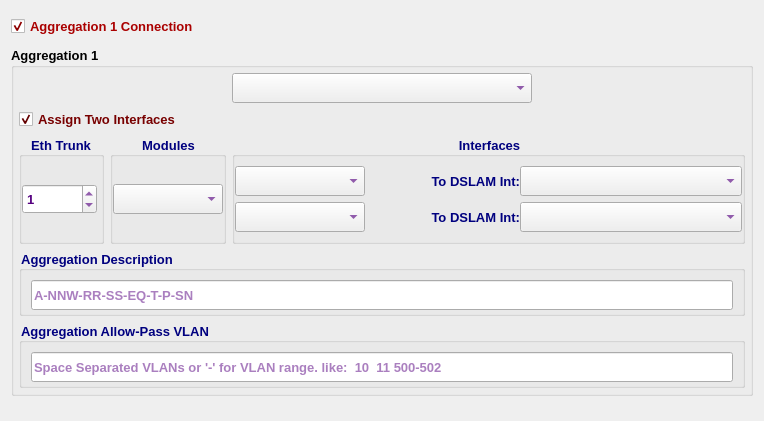
         <widget class="QWidget" name="scrollAreaWidgetContents_2">
          <property name="geometry">
           <rect>
            <x>0</x>
            <y>0</y>
            <width>764</width>
            <height>421</height>
           </rect>
          </property>
          <layout class="QVBoxLayout" name="verticalLayout_5">
           <item>
            <widget class="QCheckBox" name="agg1ConnCB">
             <property name="minimumSize">
              <size>
               <width>0</width>
               <height>30</height>
              </size>
             </property>
             <property name="maximumSize">
              <size>
               <width>16777215</width>
               <height>30</height>
              </size>
             </property>
             <property name="font">
              <font>
               <family>Tahoma</family>
               <pointsize>10</pointsize>
               <weight>75</weight>
               <bold>true</bold>
              </font>
             </property>
             <property name="styleSheet">
              <string notr="true">color: rgb(170, 0, 0);</string>
             </property>
             <property name="text">
              <string>Aggregation 1 Connection </string>
             </property>
             <property name="checked">
              <bool>true</bool>
             </property>
            </widget>
           </item>
           <item>
            <widget class="QGroupBox" name="agg1GB">
             <property name="sizePolicy">
              <sizepolicy hsizetype="Expanding" vsizetype="Preferred">
               <horstretch>0</horstretch>
               <verstretch>0</verstretch>
              </sizepolicy>
             </property>
             <property name="minimumSize">
              <size>
               <width>0</width>
               <height>0</height>
              </size>
             </property>
             <property name="maximumSize">
              <size>
               <width>16777215</width>
               <height>800</height>
              </size>
             </property>
             <property name="font">
              <font>
               <family>Tahoma</family>
               <pointsize>10</pointsize>
               <weight>75</weight>
               <bold>true</bold>
              </font>
             </property>
             <property name="title">
              <string>Aggregation 1 </string>
             </property>
             <layout class="QVBoxLayout" name="verticalLayout_3">
              <property name="leftMargin">
               <number>5</number>
              </property>
              <property name="topMargin">
               <number>5</number>
              </property>
              <property name="rightMargin">
               <number>5</number>
              </property>
              <property name="bottomMargin">
               <number>5</number>
              </property>
              <item>
               <layout class="QHBoxLayout" name="horizontalLayout_9">
                <item>
                 <spacer name="horizontalSpacer_6">
                  <property name="font">
                   <font>
                    <family>Tahoma</family>
                    <pointsize>10</pointsize>
                   </font>
                  </property>
                  <property name="orientation">
                   <enum>Qt::Horizontal</enum>
                  </property>
                  <property name="sizeHint" stdset="0">
                   <size>
                    <width>40</width>
                    <height>20</height>
                   </size>
                  </property>
                 </spacer>
                </item>
                <item>
                 <widget class="QComboBox" name="agg1CB">
                  <property name="minimumSize">
                   <size>
                    <width>300</width>
                    <height>30</height>
                   </size>
                  </property>
                  <property name="maximumSize">
                   <size>
                    <width>300</width>
                    <height>30</height>
                   </size>
                  </property>
                  <property name="font">
                   <font>
                    <family>Tahoma</family>
                    <pointsize>10</pointsize>
                    <weight>75</weight>
                    <bold>true</bold>
                   </font>
                  </property>
                  <property name="styleSheet">
                   <string notr="true">color: rgb(85, 0, 127);</string>
                  </property>
                 </widget>
                </item>
                <item>
                 <spacer name="horizontalSpacer_7">
                  <property name="font">
                   <font>
                    <family>Tahoma</family>
                    <pointsize>10</pointsize>
                   </font>
                  </property>
                  <property name="orientation">
                   <enum>Qt::Horizontal</enum>
                  </property>
                  <property name="sizeHint" stdset="0">
                   <size>
                    <width>40</width>
                    <height>20</height>
                   </size>
                  </property>
                 </spacer>
                </item>
               </layout>
              </item>
              <item>
               <widget class="QCheckBox" name="agg1dIntCB">
                <property name="font">
                 <font>
                  <family>Tahoma</family>
                  <pointsize>10</pointsize>
                  <weight>75</weight>
                  <bold>true</bold>
                 </font>
                </property>
                <property name="styleSheet">
                 <string notr="true">color: rgb(120, 0, 0);</string>
                </property>
                <property name="text">
                 <string>Assign Two Interfaces</string>
                </property>
                <property name="checked">
                 <bool>true</bool>
                </property>
               </widget>
              </item>
              <item>
               <layout class="QHBoxLayout" name="horizontalLayout_5">
                <item>
                 <widget class="QGroupBox" name="groupBox_2">
                  <property name="maximumSize">
                   <size>
                    <width>85</width>
                    <height>16777215</height>
                   </size>
                  </property>
                  <property name="font">
                   <font>
                    <family>Tahoma</family>
                    <pointsize>10</pointsize>
                    <weight>75</weight>
                    <bold>true</bold>
                   </font>
                  </property>
                  <property name="styleSheet">
                   <string notr="true">color: rgb(0, 0, 127);</string>
                  </property>
                  <property name="title">
                   <string>Eth Trunk</string>
                  </property>
                  <property name="alignment">
                   <set>Qt::AlignCenter</set>
                  </property>
                  <layout class="QVBoxLayout" name="verticalLayout">
                   <property name="spacing">
                    <number>0</number>
                   </property>
                   <property name="leftMargin">
                    <number>0</number>
                   </property>
                   <property name="topMargin">
                    <number>0</number>
                   </property>
                   <property name="rightMargin">
                    <number>0</number>
                   </property>
                   <property name="bottomMargin">
                    <number>0</number>
                   </property>
                   <item>
                    <widget class="QSpinBox" name="agg1EthSB">
                     <property name="minimumSize">
                      <size>
                       <width>75</width>
                       <height>30</height>
                      </size>
                     </property>
                     <property name="maximumSize">
                      <size>
                       <width>75</width>
                       <height>30</height>
                      </size>
                     </property>
                     <property name="font">
                      <font>
                       <family>Tahoma</family>
                       <pointsize>10</pointsize>
                       <weight>75</weight>
                       <bold>true</bold>
                      </font>
                     </property>
                     <property name="styleSheet">
                      <string notr="true">color: rgb(85, 0, 127);</string>
                     </property>
                     <property name="maximum">
                      <number>1000</number>
                     </property>
                     <property name="value">
                      <number>1</number>
                     </property>
                    </widget>
                   </item>
                  </layout>
                 </widget>
                </item>
                <item>
                 <widget class="QGroupBox" name="groupBox_6">
                  <property name="maximumSize">
                   <size>
                    <width>200</width>
                    <height>16777215</height>
                   </size>
                  </property>
                  <property name="font">
                   <font>
                    <family>Tahoma</family>
                    <pointsize>10</pointsize>
                    <weight>75</weight>
                    <bold>true</bold>
                   </font>
                  </property>
                  <property name="styleSheet">
                   <string notr="true">color: rgb(0, 0, 127);</string>
                  </property>
                  <property name="title">
                   <string>Modules</string>
                  </property>
                  <property name="alignment">
                   <set>Qt::AlignCenter</set>
                  </property>
                  <layout class="QHBoxLayout" name="horizontalLayout_16">
                   <property name="spacing">
                    <number>0</number>
                   </property>
                   <property name="leftMargin">
                    <number>0</number>
                   </property>
                   <property name="topMargin">
                    <number>0</number>
                   </property>
                   <property name="rightMargin">
                    <number>0</number>
                   </property>
                   <property name="bottomMargin">
                    <number>0</number>
                   </property>
                   <item>
                    <widget class="QComboBox" name="a1mCB">
                     <property name="minimumSize">
                      <size>
                       <width>110</width>
                       <height>30</height>
                      </size>
                     </property>
                     <property name="maximumSize">
                      <size>
                       <width>110</width>
                       <height>30</height>
                      </size>
                     </property>
                     <property name="font">
                      <font>
                       <family>Tahoma</family>
                       <pointsize>10</pointsize>
                       <weight>75</weight>
                       <bold>true</bold>
                      </font>
                     </property>
                     <property name="styleSheet">
                      <string notr="true">color: rgb(85, 0, 127);</string>
                     </property>
                    </widget>
                   </item>
                  </layout>
                 </widget>
                </item>
                <item>
                 <widget class="QGroupBox" name="groupBox">
                  <property name="sizePolicy">
                   <sizepolicy hsizetype="Expanding" vsizetype="Preferred">
                    <horstretch>0</horstretch>
                    <verstretch>0</verstretch>
                   </sizepolicy>
                  </property>
                  <property name="font">
                   <font>
                    <family>Tahoma</family>
                    <pointsize>10</pointsize>
                    <weight>75</weight>
                    <bold>true</bold>
                   </font>
                  </property>
                  <property name="styleSheet">
                   <string notr="true">color: rgb(0, 0, 127);</string>
                  </property>
                  <property name="title">
                   <string>Interfaces</string>
                  </property>
                  <property name="alignment">
                   <set>Qt::AlignCenter</set>
                  </property>
                  <layout class="QVBoxLayout" name="verticalLayout_6">
                   <property name="leftMargin">
                    <number>0</number>
                   </property>
                   <property name="rightMargin">
                    <number>0</number>
                   </property>
                   <item>
                    <widget class="QFrame" name="agg1Int1Frame">
                     <property name="font">
                      <font>
                       <family>Tahoma</family>
                       <pointsize>10</pointsize>
                      </font>
                     </property>
                     <property name="frameShape">
                      <enum>QFrame::NoFrame</enum>
                     </property>
                     <property name="frameShadow">
                      <enum>QFrame::Raised</enum>
                     </property>
                     <layout class="QHBoxLayout" name="horizontalLayout_14">
                      <property name="spacing">
                       <number>0</number>
                      </property>
                      <property name="leftMargin">
                       <number>0</number>
                      </property>
                      <property name="topMargin">
                       <number>0</number>
                      </property>
                      <property name="rightMargin">
                       <number>0</number>
                      </property>
                      <property name="bottomMargin">
                       <number>0</number>
                      </property>
                      <item>
                       <widget class="QComboBox" name="agg1Int1CB">
                        <property name="minimumSize">
                         <size>
                          <width>130</width>
                          <height>30</height>
                         </size>
                        </property>
                        <property name="maximumSize">
                         <size>
                          <width>130</width>
                          <height>30</height>
                         </size>
                        </property>
                        <property name="font">
                         <font>
                          <family>Tahoma</family>
                          <pointsize>10</pointsize>
                          <weight>75</weight>
                          <bold>true</bold>
                         </font>
                        </property>
                        <property name="styleSheet">
                         <string notr="true">color: rgb(85, 0, 127);</string>
                        </property>
                       </widget>
                      </item>
                      <item>
                       <widget class="QLabel" name="label_2">
                        <property name="minimumSize">
                         <size>
                          <width>155</width>
                          <height>30</height>
                         </size>
                        </property>
                        <property name="maximumSize">
                         <size>
                          <width>16777215</width>
                          <height>30</height>
                         </size>
                        </property>
                        <property name="font">
                         <font>
                          <family>Tahoma</family>
                          <pointsize>10</pointsize>
                          <weight>75</weight>
                          <bold>true</bold>
                         </font>
                        </property>
                        <property name="text">
                         <string>To DSLAM Int:</string>
                        </property>
                        <property name="alignment">
                         <set>Qt::AlignRight|Qt::AlignTrailing|Qt::AlignVCenter</set>
                        </property>
                       </widget>
                      </item>
                      <item>
                       <widget class="QComboBox" name="a1i1diCB">
                        <property name="sizePolicy">
                         <sizepolicy hsizetype="Expanding" vsizetype="Fixed">
                          <horstretch>0</horstretch>
                          <verstretch>0</verstretch>
                         </sizepolicy>
                        </property>
                        <property name="minimumSize">
                         <size>
                          <width>140</width>
                          <height>30</height>
                         </size>
                        </property>
                        <property name="maximumSize">
                         <size>
                          <width>500</width>
                          <height>30</height>
                         </size>
                        </property>
                        <property name="font">
                         <font>
                          <family>Tahoma</family>
                          <pointsize>10</pointsize>
                          <weight>75</weight>
                          <bold>true</bold>
                         </font>
                        </property>
                        <property name="styleSheet">
                         <string notr="true">color: rgb(85, 0, 127);</string>
                        </property>
                       </widget>
                      </item>
                     </layout>
                    </widget>
                   </item>
                   <item>
                    <widget class="QFrame" name="agg1Int2Frame">
                     <property name="font">
                      <font>
                       <family>Tahoma</family>
                       <pointsize>10</pointsize>
                      </font>
                     </property>
                     <property name="frameShape">
                      <enum>QFrame::NoFrame</enum>
                     </property>
                     <property name="frameShadow">
                      <enum>QFrame::Raised</enum>
                     </property>
                     <layout class="QHBoxLayout" name="horizontalLayout_13">
                      <property name="spacing">
                       <number>0</number>
                      </property>
                      <property name="leftMargin">
                       <number>0</number>
                      </property>
                      <property name="topMargin">
                       <number>0</number>
                      </property>
                      <property name="rightMargin">
                       <number>0</number>
                      </property>
                      <property name="bottomMargin">
                       <number>0</number>
                      </property>
                      <item>
                       <widget class="QComboBox" name="agg1Int2CB">
                        <property name="minimumSize">
                         <size>
                          <width>130</width>
                          <height>30</height>
                         </size>
                        </property>
                        <property name="maximumSize">
                         <size>
                          <width>130</width>
                          <height>30</height>
                         </size>
                        </property>
                        <property name="font">
                         <font>
                          <family>Tahoma</family>
                          <pointsize>10</pointsize>
                          <weight>75</weight>
                          <bold>true</bold>
                         </font>
                        </property>
                        <property name="styleSheet">
                         <string notr="true">color: rgb(85, 0, 127);</string>
                        </property>
                       </widget>
                      </item>
                      <item>
                       <widget class="QLabel" name="label_3">
                        <property name="minimumSize">
                         <size>
                          <width>155</width>
                          <height>30</height>
                         </size>
                        </property>
                        <property name="maximumSize">
                         <size>
                          <width>16777215</width>
                          <height>30</height>
                         </size>
                        </property>
                        <property name="font">
                         <font>
                          <family>Tahoma</family>
                          <pointsize>10</pointsize>
                          <weight>75</weight>
                          <bold>true</bold>
                         </font>
                        </property>
                        <property name="text">
                         <string>To DSLAM Int:</string>
                        </property>
                        <property name="alignment">
                         <set>Qt::AlignRight|Qt::AlignTrailing|Qt::AlignVCenter</set>
                        </property>
                       </widget>
                      </item>
                      <item>
                       <widget class="QComboBox" name="a1i2diCB">
                        <property name="sizePolicy">
                         <sizepolicy hsizetype="Expanding" vsizetype="Fixed">
                          <horstretch>0</horstretch>
                          <verstretch>0</verstretch>
                         </sizepolicy>
                        </property>
                        <property name="minimumSize">
                         <size>
                          <width>140</width>
                          <height>30</height>
                         </size>
                        </property>
                        <property name="maximumSize">
                         <size>
                          <width>500</width>
                          <height>30</height>
                         </size>
                        </property>
                        <property name="font">
                         <font>
                          <family>Tahoma</family>
                          <pointsize>10</pointsize>
                          <weight>75</weight>
                          <bold>true</bold>
                         </font>
                        </property>
                        <property name="styleSheet">
                         <string notr="true">color: rgb(85, 0, 127);</string>
                        </property>
                       </widget>
                      </item>
                     </layout>
                    </widget>
                   </item>
                  </layout>
                 </widget>
                </item>
               </layout>
              </item>
              <item>
               <widget class="QGroupBox" name="groupBox_3">
                <property name="maximumSize">
                 <size>
                  <width>16777215</width>
                  <height>66</height>
                 </size>
                </property>
                <property name="font">
                 <font>
                  <family>Tahoma</family>
                  <pointsize>10</pointsize>
                  <weight>75</weight>
                  <bold>true</bold>
                 </font>
                </property>
                <property name="styleSheet">
                 <string notr="true">color: rgb(0, 0, 127);</string>
                </property>
                <property name="title">
                 <string>Aggregation Description</string>
                </property>
                <layout class="QHBoxLayout" name="horizontalLayout_2">
                 <item>
                  <widget class="QLineEdit" name="aggDescLE">
                   <property name="minimumSize">
                    <size>
                     <width>0</width>
                     <height>30</height>
                    </size>
                   </property>
                   <property name="maximumSize">
                    <size>
                     <width>16777215</width>
                     <height>30</height>
                    </size>
                   </property>
                   <property name="font">
                    <font>
                     <family>Tahoma</family>
                     <pointsize>10</pointsize>
                     <weight>75</weight>
                     <bold>true</bold>
                    </font>
                   </property>
                   <property name="styleSheet">
                    <string notr="true">color: rgb(85, 0, 127);</string>
                   </property>
                   <property name="readOnly">
                    <bool>true</bool>
                   </property>
                   <property name="placeholderText">
                    <string>A-NNW-RR-SS-EQ-T-P-SN</string>
                   </property>
                  </widget>
                 </item>
                </layout>
               </widget>
              </item>
              <item>
               <widget class="QGroupBox" name="groupBox_4">
                <property name="maximumSize">
                 <size>
                  <width>16777215</width>
                  <height>66</height>
                 </size>
                </property>
                <property name="font">
                 <font>
                  <family>Tahoma</family>
                  <pointsize>10</pointsize>
                  <weight>75</weight>
                  <bold>true</bold>
                 </font>
                </property>
                <property name="styleSheet">
                 <string notr="true">color: rgb(0, 0, 127);</string>
                </property>
                <property name="title">
                 <string>Aggregation Allow-Pass VLAN</string>
                </property>
                <layout class="QHBoxLayout" name="horizontalLayout_4">
                 <item>
                  <widget class="QLineEdit" name="aggAllowPassLE">
                   <property name="minimumSize">
                    <size>
                     <width>0</width>
                     <height>30</height>
                    </size>
                   </property>
                   <property name="maximumSize">
                    <size>
                     <width>16777215</width>
                     <height>30</height>
                    </size>
                   </property>
                   <property name="font">
                    <font>
                     <family>Tahoma</family>
                     <pointsize>10</pointsize>
                     <weight>75</weight>
                     <bold>true</bold>
                    </font>
                   </property>
                   <property name="styleSheet">
                    <string notr="true">color: rgb(85, 0, 127);</string>
                   </property>
                   <property name="readOnly">
                    <bool>true</bool>
                   </property>
                   <property name="placeholderText">
                    <string>Space Separated VLANs or '-' for VLAN range. like:  10  11 500-502</string>
                   </property>
                   <property name="cursorMoveStyle">
                    <enum>Qt::VisualMoveStyle</enum>
                   </property>
                  </widget>
                 </item>
                </layout>
               </widget>
              </item>
             </layout>
            </widget>
           </item>
           <item>
            <spacer name="verticalSpacer_2">
             <property name="orientation">
              <enum>Qt::Vertical</enum>
             </property>
             <property name="sizeHint" stdset="0">
              <size>
               <width>20</width>
               <height>18</height>
              </size>
             </property>
            </spacer>
           </item>
          </layout>
         </widget>
